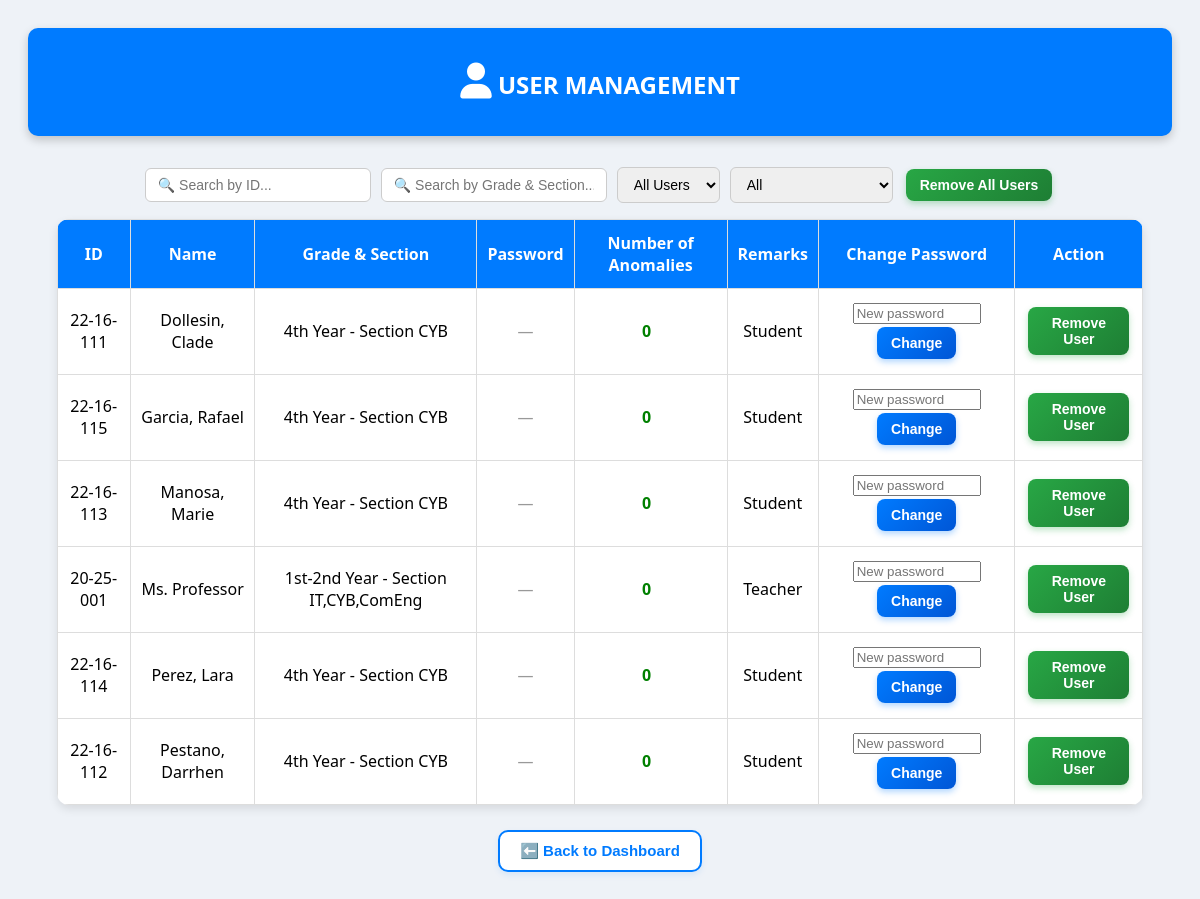
Screenshot of /users with the database file from the repository.
### tables this page shows
CREATE TABLE students (
                id TEXT PRIMARY KEY,
                name TEXT,
                grade_section TEXT,
                password TEXT DEFAULT '',
                status TEXT DEFAULT ''
            , deleted INTEGER DEFAULT 0, age INTEGER, remarks TEXT);

### app.py (the view)
@app.route("/users")
def view_students():
    with sqlite3.connect(DB_FILE) as conn:
        conn.row_factory = sqlite3.Row
        cur = conn.cursor()
        cur.execute("""
            SELECT s.id AS student_id, s.name AS student_name, s.grade_section, s.remarks AS remarks
            FROM students s
            WHERE deleted = 0 or NULL
            ORDER BY s.name ASC
        """)
        students = cur.fetchall()
        cur.execute("""
            SELECT student_id, COUNT(*) AS anomaly_count
            FROM anomalies a JOIN devices d ON a.device_id = d.id
            WHERE student_id IS NOT NULL
              AND TRIM(student_id) != ''
              AND (a.cleared = 0 OR a.cleared IS NULL)
            AND (a.details NOT LIKE '%HIDClass%' OR a.details IS NULL)
            AND (a.details NOT LIKE '%USB Input Device ((Standard system devices))%' OR a.details IS NULL)

            GROUP BY a.student_id
        """)
        anomaly_counts = {row["student_id"]: row["anomaly_count"] for row in cur.fetchall()}
        cur.execute("SELECT id AS student_id, password FROM students")
        passwords = {row["student_id"]: row["password"] for row in cur.fetchall()}
    student_data = []
    for s in students:
        sid = s["student_id"]
        anomaly_count = anomaly_counts.get(sid, 0)
        password = passwords.get(sid, "")
        student_data.append({
            "student_id": sid,
            "student_name": s["student_name"],
            "grade_section": s["grade_section"] or "—",
            "password": password,
            "remarks": s["remarks"],
            "has_anomaly": anomaly_count > 0,
            "anomaly_count": anomaly_count
        })
    return render_template("students.html", students=student_data)

### templates/students.html (shortened to what this page needs)
<!DOCTYPE html>
<html lang="en">
<head>
    <link rel="stylesheet" href="https://cdnjs.cloudflare.com/ajax/libs/font-awesome/6.0.0/css/all.min.css" />
</head>
<body>
<header>
  <h2><i class="fas fa-user" style="font-size: 36px;"></i>  USER MANAGEMENT</h2>
</header>
<div class="filter-bar">
  <input type="text" id="idFilter" class="filter-input" placeholder="🔍 Search by ID..." onkeyup="filterTable()">
  <input type="text" id="gradeFilter" class="filter-input" placeholder="🔍 Search by Grade & Section..." onkeyup="filterTable()">
  <select id="userTypeFilter" class="filter-select" onchange="filterTable()">
    <option value="all">All Users</option>
  </select>
  <select id="anomalyFilter" class="filter-select" onchange="filterTable()">
    <option value="all">All</option>
  </select>
  <form method="post" action="{{ url_for('delete_allstudent') }}" style="display:inline;">
    <button type="submit" class="action-btn success" onclick="return confirm('Are you sure you want to remove all users?');">
      Remove All Users
    </button>
  </form>
</div>
<table id="studentTable">
  <thead>
    <tr>
      <th onclick="sortTable(0)">ID</th>
      <th onclick="sortTable(1)">Name</th>
      <th onclick="sortTable(2)">Grade & Section</th>
      <th>Password</th>
      <th onclick="sortTable(4)">Number of Anomalies</th>
      <th onclick="sortTable(5)">Remarks</th>
      <th>Change Password</th>
      <th>Action</th>
    </tr>
  </thead>
  <tbody>
    {% for s in students %}
    <tr data-hasanomaly="{{ 'true' if s.has_anomaly else 'false' }}" data-usertype="{{ s.remarks.lower() }}">
      <td>{{ s.student_id }}</td>
      <td>{{ s.student_name }}</td>
      <td>{{ s.grade_section }}</td>
      <td>
        {% if s.password %}
          <input type="password" value="{{ s.password }}" id="pw{{ loop.index }}" readonly style="border:none; background:none; width:120px; text-align:center;">
          <button onclick="togglePassword('pw{{ loop.index }}')" style="border:none; background:none; cursor:pointer;">👁️</button>
        {% else %}
          <span style="color:#999;">—</span>
        {% endif %}
      </td>
      <td style="text-align:center;">
        {% if s.has_anomaly %}
          <span class="status-anomaly">{{ s.anomaly_count }}</span><br>
          <button class="view-btn" onclick="openAnomalyModal('{{ s.student_id }}', '{{ s.student_name }}', '{{ s.grade_section }}')">View</button>
        {% else %}
          <span class="status-none">0</span>
        {% endif %}
      </td>
      <td>{{ s.remarks }}</td>
      <td>
        <form action="/students/{{ s.student_id }}/change_password" method="post" style="display:inline;">
          <input type="text" name="new_password" placeholder="New password" required style="width:120px;">
          <button type="submit" class="action-btn">Change</button>
        </form>
      </td>
      <td>
        <form action="/delete_student/{{ s.student_id }}" method="post" style="display:inline;">
          <button type="submit" class="action-btn success">Remove User</button>
        </form>
      </td>
    </tr>
    {% endfor %}
  </tbody>
</table>
<button class="back-btn" onclick="window.location.href='/dashboard'">⬅️ Back to Dashboard</button>
</body>
</html>

### templates/students.html (style rules this page uses)
body { font-family: 'Segoe UI', sans-serif; background: #eef2f7; padding: 20px; text-align: center; }
header { background: #007bff; color: white; padding: 15px; border-radius: 10px; margin-bottom: 30px; box-shadow: 0 4px 10px rgba(0,0,0,0.2); }
table { border-collapse: collapse; width: 95%; margin: auto; background: white; border-radius: 12px; overflow: hidden; box-shadow: 0 4px 10px rgba(0,0,0,0.1); }
th, td { padding: 12px 10px; border: 1px solid #ddd; text-align: center; }
th { background: #007bff; color: white; cursor: pointer; user-select: none; position: relative; }
.status-none { color: green; font-weight: bold; display: inline-block; margin-right: 8px; }
.action-btn { background: linear-gradient(135deg, #007bff, #0056d6); color: white; border: none; padding: 8px 14px; border-radius: 8px; cursor: pointer; margin: 3px; font-weight: 600; font-size: 14px; box-shadow: 0 3px 6px rgba(0, 123, 255, 0.3); transition: all 0.2s ease-in-out; }
.action-btn.success { background: linear-gradient(135deg, #28a745, #1e7e34); box-shadow: 0 3px 6px rgba(40, 167, 69, 0.3); }
.back-btn { background: white; color: #007bff; border: 2px solid #007bff; border-radius: 10px; padding: 10px 20px; font-weight: 600; font-size: 15px; cursor: pointer; transition: all 0.25s ease; margin-top: 25px; box-shadow: 0 3px 6px rgba(0, 123, 255, 0.1); }
.filter-bar { margin-bottom: 15px; display: flex; justify-content: center; align-items: center; gap: 10px; flex-wrap: wrap; }
.filter-input, .filter-select { padding: 8px 12px; border-radius: 6px; border: 1px solid #ccc; font-size: 14px; }
.filter-input { width: 200px; }

### rows the page displays
students: student_id "22-16-111", student_name "Dollesin, Clade", grade_section "4th Year - Section CYB", remarks "Student"
students: student_id "22-16-115", student_name "Garcia, Rafael", grade_section "4th Year - Section CYB", remarks "Student"
students: student_id "22-16-113", student_name "Manosa, Marie", grade_section "4th Year - Section CYB", remarks "Student"
students: student_id "20-25-001", student_name "Ms. Professor", grade_section "1st-2nd Year - Section IT,CYB,ComEng", remarks "Teacher"
students: student_id "22-16-114", student_name "Perez, Lara", grade_section "4th Year - Section CYB", remarks "Student"
students: student_id "22-16-112", student_name "Pestano, Darrhen", grade_section "4th Year - Section CYB", remarks "Student"
